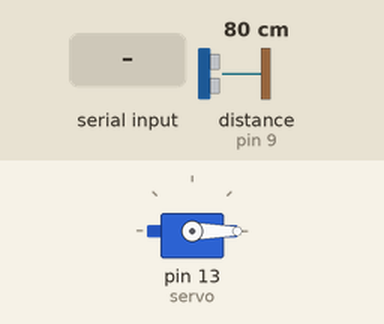
This sketch was run on a simulated Arduino Uno, built with avr-gcc and run on an emulated ATmega328P. On the bench: servo. Wiring (inferred from the names in the program): ultrasonic range finder: trigger pin 8; echo pin 9. The inputs (shaded band) are chosen by the test bench; at power-on: distance to the obstacle (sensor on pin 9) 80 cm. The echo pulse lasts 58.3 µs per cm.

Above: at 1.2 s.
1.3 s: "90,45\n" received over Serial
At 3.7 s:
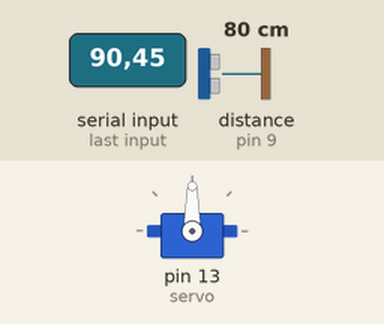
6.8 s: "30,150\n" received over Serial
At 9.0 s:
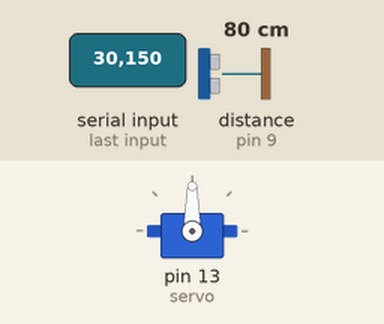
9.3 s: "5\n" received over Serial
Timing chart, 0 to 16.3 s (numbered marks = the images above; inputs shaded):
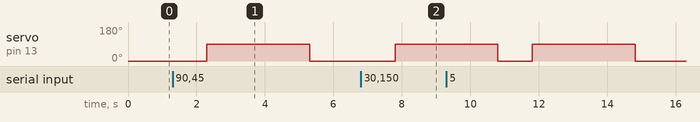

Measured:
- after the input at 1.3 s, servo on pin 13 (servo): 0° → 90° after 1.0 s, → 0° 3.0 s later
- after the input at 6.8 s, servo on pin 13 (servo): 0° → 90° after 1.0 s

The sketch:

ArduinoCodefix-in.ino
```cpp
#include <Servo.h>
// #include <Firmata.h>

Servo servo;

int pinTrigger = 8;
int pinEcho = 9;

int x;


long duration, distance;

void setup() {
pinMode(pinTrigger, OUTPUT);   //pin trigger sebagai output
pinMode(pinEcho, INPUT);       //pin echo sebagai input

Serial.begin(9600);             //kecepatan komunikasi Serial dengan komputer

servo.attach(13);              //pin 11 untuk servo
servo.write(0);

}


void loop() {
// servo.write(90);

// Sensor Ultrasonik
digitalWrite(pinTrigger, LOW);
delayMicroseconds(2);

digitalWrite(pinTrigger, HIGH);
delayMicroseconds(10);

digitalWrite(pinTrigger, LOW);
duration = pulseIn(pinEcho, HIGH);

// Hitung distance
distance = duration/58.2;

// Uji Sensor
// if (distance != 0){
//   Serial.print("Pintu Masuk : ");
//   Serial.print(distance);
//   Serial.println(" cm");
// }

// if (distance <= 15 && distance > 0) {
// Serial.println("Pintu Masuk : Terdapat Objek");
// }

// else {
//   Serial.println("Pintu Masuk : Tidak Terdapat Objek");
// }

// Uji Servo
// if (distance != 0){
//   Serial.print("Pintu Masuk : ");
//   Serial.print(distance);
//   Serial.println(" cm");
// }

// if (distance <= 15 && distance > 0) {
// Serial.println("Pintu Masuk : Palang Terbuka");
//   servo.write(90);
//   delay(3000);
//   servo.write(0);
// }

// else {
//   Serial.println("Pintu Masuk : Palang Tertutup");
  // servo.write(0);
// }

// Uji Sistem
if (distance <= 20 && distance > 0){
// delay(10000);
Serial.println("in");
}

if (Serial.available() > 0) {
  x = Serial.readString().toInt();

  if (x = 1){
    servo.write(90);
    delay(3000);
    servo.write(0);
  }
}
}
```
